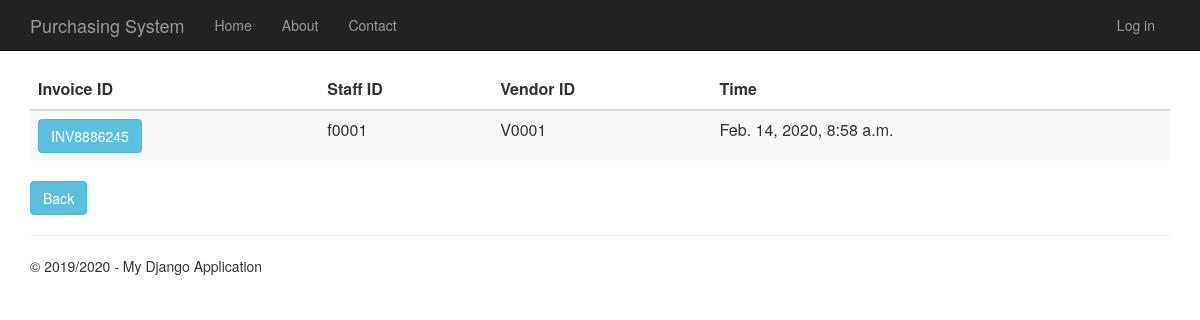
/invoicehistory, run on the app's committed database.
### Invoice/models.py (models this page shows)
class Invoice(models.Model):
    invoice_id = models.CharField(primary_key= True, max_length=10)
    time_created = models.DateTimeField()
    description = models.CharField(max_length=100)
    total_price = models.DecimalField(max_digits=10, decimal_places=2, default=Decimal('0.00'))
    invoice_status = models.CharField(max_length=20)
    purchase_order_id =models.OneToOneField(PurchaseOrder,on_delete = models.CASCADE)
    person_id = models.ForeignKey(Person,on_delete= models.CASCADE)
    vendor_id = models.ForeignKey(Vendor,on_delete = models.CASCADE)

### app/models.py (models this page shows, shortened)
class Person(models.Model):
    user_id = models.OneToOneField(User)
    person_id = models.CharField(primary_key=True, max_length=10)
    person_name = models.TextField()
    person_address = models.TextField()
    person_phone_number = models.TextField()
    person_role = models.TextField(default = 'EMPLOYEE')

class Vendor(models.Model):
    vendor_id = models.CharField(primary_key=True, max_length=10)
    vendor_name = models.TextField()
    vendor_phone_number = models.TextField()
    vendor_address = models.TextField()
    vendor_email = models.TextField()
    def __str__(self):
        return str(self.vendor_id)

### Invoice/views.py (the view)
# urls.py: url(r'^invoicehistory', Invoice.views.invoicehistory, name="invoice_history"),
def invoicehistory(request):
    invoice = Invoice.objects.all()
    context = {
            'title':'Invoice History',
            'rows':invoice,
            'year':'2019/2020'
        }
    return render(request,'Invoice/invoicehistory.html',context)

### Invoice/templates/Invoice/invoicehistory.html
﻿{% extends "app/layout.html" %}
{% block content %}
<div class="purcahseorderhistory margintop" action="menu" >
    <form action="invoicehistorydetails" method="GET">
        <table class="table table-striped margintop">
          <thead>
            <tr>
              <th scope="col">Invoice ID</th>
              <th scope="col">Staff ID</th>
              <th scope="col">Vendor ID</th>
              <th scope="col">Time</th>
            </tr>
          </thead>
          <tbody>
              {% for r in rows %}
            <tr>
                 <td><button type="submit" name="inv_id" value="{{r.invoice_id}}" class="btn btn-info" >{{r.invoice_id}}</button></td>
                 <td>{{r.person_id.person_id}}</td>
                 <td>{{r.vendor_id}}</td>
                 <td>{{r.time_created}}</td>
            </tr>
              {% endfor %}
          </tbody>
        </table>
        <div class="margintop">
            <a type="submit" class="btn btn-info" href="/menu">Back</a>
        </div>
    </form>
</div>
{% endblock %}

### app/static/app/content/site.css (style rules this page uses)
body { padding-top: 50px; padding-bottom: 20px; }

### data on the page
Invoice: invoice_id "INV8886245", person_id.person_id "f0001", vendor_id "V0001", time_created "Feb. 14, 2020, 8:58 a.m."

### other printed values
{{ year }} "2019/2020"
